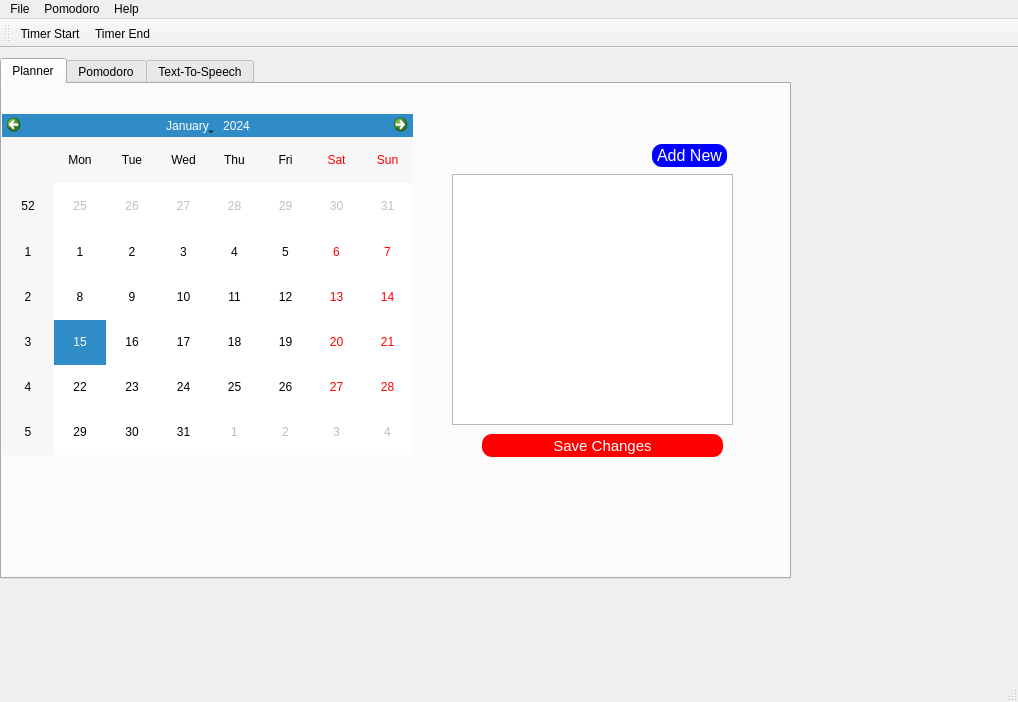
<?xml version="1.0" encoding="UTF-8"?>
<ui version="4.0">
 <class>MainWindow</class>
 <widget class="QMainWindow" name="MainWindow">
  <property name="geometry">
   <rect>
    <x>0</x>
    <y>0</y>
    <width>1018</width>
    <height>702</height>
   </rect>
  </property>
  <property name="windowTitle">
   <string>The Study Tool</string>
  </property>
  <widget class="QWidget" name="centralwidget">
   <widget class="QTabWidget" name="tabWidget">
    <property name="geometry">
     <rect>
      <x>0</x>
      <y>10</y>
      <width>791</width>
      <height>521</height>
     </rect>
    </property>
    <property name="currentIndex">
     <number>0</number>
    </property>
    <property name="movable">
     <bool>true</bool>
    </property>
    <property name="tabBarAutoHide">
     <bool>false</bool>
    </property>
    <widget class="QWidget" name="planner">
     <attribute name="title">
      <string>Planner</string>
     </attribute>
     <widget class="QCalendarWidget" name="calendarWidget">
      <property name="geometry">
       <rect>
        <x>0</x>
        <y>30</y>
        <width>411</width>
        <height>341</height>
       </rect>
      </property>
      <property name="styleSheet">
       <string notr="true">font: 12px;
position: left;</string>
      </property>
     </widget>
     <widget class="QListWidget" name="listWidget">
      <property name="geometry">
       <rect>
        <x>450</x>
        <y>90</y>
        <width>281</width>
        <height>251</height>
       </rect>
      </property>
     </widget>
     <widget class="QPushButton" name="pushButton">
      <property name="geometry">
       <rect>
        <x>480</x>
        <y>350</y>
        <width>241</width>
        <height>23</height>
       </rect>
      </property>
      <property name="styleSheet">
       <string notr="true">border-radius:10px;
background-color: red;
color: white;
font: 11pt;</string>
      </property>
      <property name="text">
       <string>Save Changes</string>
      </property>
     </widget>
     <widget class="QPushButton" name="pushButton_2">
      <property name="geometry">
       <rect>
        <x>650</x>
        <y>60</y>
        <width>75</width>
        <height>23</height>
       </rect>
      </property>
      <property name="styleSheet">
       <string notr="true">border-radius:10px;
background-color: blue;
color: white;
font: 12pt;</string>
      </property>
      <property name="text">
       <string>Add New</string>
      </property>
     </widget>
    </widget>
    <widget class="QWidget" name="pomodoro">
     <attribute name="title">
      <string>Pomodoro</string>
     </attribute>
     <widget class="QPushButton" name="pushButton_6">
      <property name="geometry">
       <rect>
        <x>490</x>
        <y>340</y>
        <width>121</width>
        <height>31</height>
       </rect>
      </property>
      <property name="styleSheet">
       <string notr="true">border-radius:10px;
background-color: blue;
color: white;
font: 11pt;
</string>
      </property>
      <property name="text">
       <string>Stop Timer</string>
      </property>
     </widget>
     <widget class="QPushButton" name="pushButton_7">
      <property name="geometry">
       <rect>
        <x>350</x>
        <y>330</y>
        <width>121</width>
        <height>21</height>
       </rect>
      </property>
      <property name="styleSheet">
       <string notr="true">border-radius:10px;
background-color: red;
color: white;
font: 11pt;
</string>
      </property>
      <property name="text">
       <string>30 Minute Timer</string>
      </property>
     </widget>
     <widget class="QPushButton" name="pushButton_8">
      <property name="geometry">
       <rect>
        <x>210</x>
        <y>340</y>
        <width>121</width>
        <height>31</height>
       </rect>
      </property>
      <property name="styleSheet">
       <string notr="true">border-radius:10px;
background-color: green;
color: white;
font: 11pt;
</string>
      </property>
      <property name="text">
       <string>Start Timer</string>
      </property>
     </widget>
     <widget class="QLCDNumber" name="lcdNumber">
      <property name="geometry">
       <rect>
        <x>240</x>
        <y>90</y>
        <width>281</width>
        <height>121</height>
       </rect>
      </property>
     </widget>
     <widget class="QPushButton" name="pushButton_9">
      <property name="geometry">
       <rect>
        <x>350</x>
        <y>360</y>
        <width>121</width>
        <height>21</height>
       </rect>
      </property>
      <property name="styleSheet">
       <string notr="true">border-radius:10px;
background-color: red;
color: white;
font: 11pt;
</string>
      </property>
      <property name="text">
       <string>45 Minute Timer</string>
      </property>
     </widget>
    </widget>
    <widget class="QWidget" name="tts">
     <attribute name="title">
      <string>Text-To-Speech</string>
     </attribute>
     <widget class="QPushButton" name="pushButton_3">
      <property name="geometry">
       <rect>
        <x>210</x>
        <y>340</y>
        <width>121</width>
        <height>31</height>
       </rect>
      </property>
      <property name="styleSheet">
       <string notr="true">border-radius:10px;
background-color: green;
color: white;
font: 11pt;
</string>
      </property>
      <property name="text">
       <string>Play</string>
      </property>
     </widget>
     <widget class="QLabel" name="label">
      <property name="geometry">
       <rect>
        <x>10</x>
        <y>30</y>
        <width>121</width>
        <height>81</height>
       </rect>
      </property>
      <property name="text">
       <string>Now Reading: </string>
      </property>
     </widget>
     <widget class="QPushButton" name="pushButton_4">
      <property name="geometry">
       <rect>
        <x>490</x>
        <y>340</y>
        <width>121</width>
        <height>31</height>
       </rect>
      </property>
      <property name="styleSheet">
       <string notr="true">border-radius:10px;
background-color: blue;
color: white;
font: 11pt;
</string>
      </property>
      <property name="text">
       <string>Pause</string>
      </property>
     </widget>
     <widget class="QPushButton" name="pushButton_5">
      <property name="geometry">
       <rect>
        <x>350</x>
        <y>340</y>
        <width>121</width>
        <height>31</height>
       </rect>
      </property>
      <property name="styleSheet">
       <string notr="true">border-radius:10px;
background-color: red;
color: white;
font: 11pt;
</string>
      </property>
      <property name="text">
       <string>Stop</string>
      </property>
     </widget>
    </widget>
   </widget>
  </widget>
  <widget class="QMenuBar" name="menubar">
   <property name="geometry">
    <rect>
     <x>0</x>
     <y>0</y>
     <width>1018</width>
     <height>21</height>
    </rect>
   </property>
   <widget class="QMenu" name="menuFile">
    <property name="title">
     <string>File</string>
    </property>
    <addaction name="actionNew"/>
   </widget>
   <widget class="QMenu" name="menuPomodoro">
    <property name="title">
     <string>Pomodoro</string>
    </property>
    <addaction name="actionTimer_Start"/>
    <addaction name="actionTimer_End"/>
   </widget>
   <widget class="QMenu" name="menuHelp">
    <property name="title">
     <string>Help</string>
    </property>
   </widget>
   <addaction name="menuFile"/>
   <addaction name="menuPomodoro"/>
   <addaction name="menuHelp"/>
  </widget>
  <widget class="QStatusBar" name="statusbar"/>
  <widget class="QToolBar" name="toolBar">
   <property name="windowTitle">
    <string>toolBar</string>
   </property>
   <attribute name="toolBarArea">
    <enum>TopToolBarArea</enum>
   </attribute>
   <attribute name="toolBarBreak">
    <bool>false</bool>
   </attribute>
   <addaction name="actionTimer_Start"/>
   <addaction name="actionTimer_End"/>
  </widget>
  <action name="actionTimer_Start">
   <property name="icon">
    <iconset>
     <normaloff>icons/alarm-clock--plus.png</normaloff>icons/alarm-clock--plus.png</iconset>
   </property>
   <property name="text">
    <string>Timer Start</string>
   </property>
  </action>
  <action name="actionTimer_End">
   <property name="icon">
    <iconset>
     <normaloff>icons/alarm-clock--minus.png</normaloff>icons/alarm-clock--minus.png</iconset>
   </property>
   <property name="text">
    <string>Timer End</string>
   </property>
  </action>
  <action name="actionNew">
   <property name="text">
    <string>Open</string>
   </property>
  </action>
 </widget>
 <resources/>
 <connections/>
</ui>
